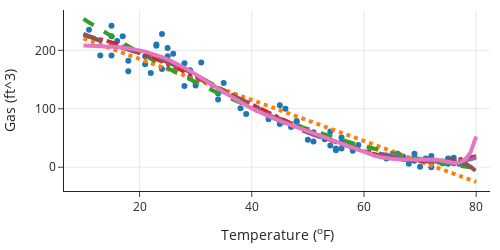

Source (notebook cell):
### Markdown cell above
Let's place all of the polynomial fits on the same graph so that we can see how the higher-degree polynomials bend more and more strangely:

### Code cell
ys = [make_ys(mod=mods[j], deg=degrees[j], xs=xs) for j in range(6)]

fig = go.Figure()
fig.add_trace(go.Scatter(x=X["temp"], y=y, mode="markers"))
fig.add_trace(go.Scatter(x=xs, y=ys[0], line=dict(width=4, dash='dot')))
fig.add_trace(go.Scatter(x=xs, y=ys[1], line=dict(width=4, dash='dash')))
fig.add_trace(go.Scatter(x=xs, y=ys[2], line=dict(width=4, dash='dashdot')))
fig.add_trace(go.Scatter(x=xs, y=ys[3], line=dict(width=4, dash='longdash')))
fig.add_trace(go.Scatter(x=xs, y=ys[4], line=dict(width=4, dash='longdashdot')))
fig.add_trace(go.Scatter(x=xs, y=ys[5], line=dict(width=4)))

fig.update_xaxes(title='Temperature (<sup>o</sup>F)')
fig.update_yaxes(title='Gas (ft^3)')
fig.update_layout(height=250, width=500, showlegend=False)
fig.show()
